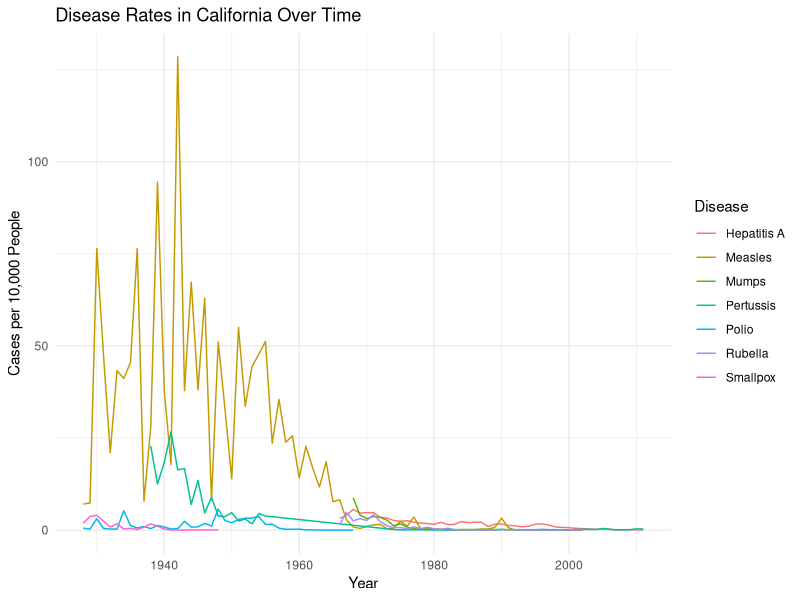

Here is the R script that generated this plot:
# Instructions
# For the state of California, make a time series plot showing rates for all diseases.

# Include only years with 10 or more weeks reporting.

# Use a different color for each disease.

# Include your aes function inside of ggplot rather than inside your geom layer.

library(dplyr)
library(ggplot2)
library(dslabs)
library(RColorBrewer)

#salvar a saída em um PDF
pdf('part3.pdf')

#carregar os dados
data(us_contagious_diseases)

#criar o gráfico diretamente a partir dos dados filtrados e agregados
us_contagious_diseases %>%
  filter(state == "California", weeks_reporting >= 10) %>%
  group_by(year, disease) %>%
  summarize(rate = sum(count, na.rm = TRUE) / sum(population, na.rm = TRUE) * 10000, .groups = "drop") %>%
  ggplot(aes(x = year, y = rate, color = disease)) +  #chamando ggplot corretamente dentro do encadeamento
  geom_line() +
  labs(title = "Disease Rates in California Over Time",
       x = "Year",
       y = "Cases per 10,000 People",
       color = "Disease") +
  theme_minimal()

#fechar o arquivo PDF
dev.off()
